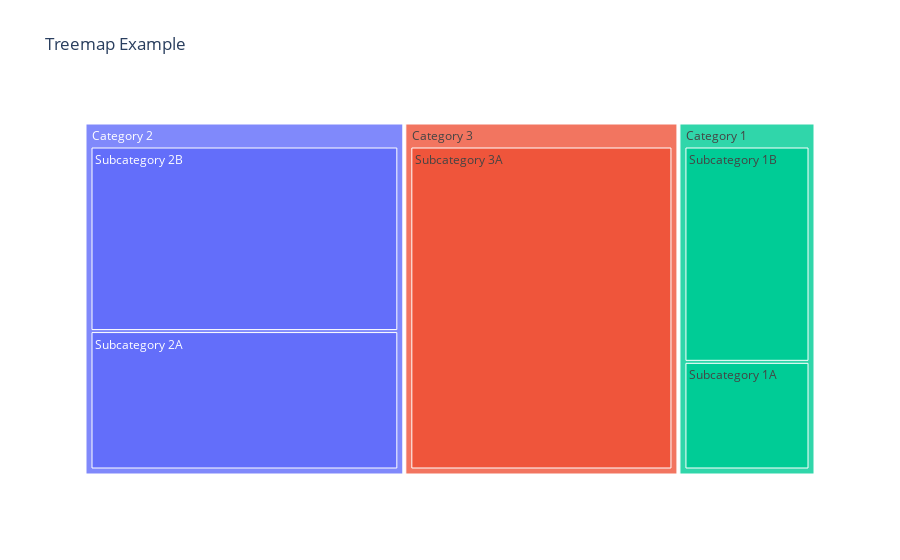

Notebook code cell kept with this figure:
### Code cell
data = {
    'Category': ['Category 1', 'Category 1', 'Category 2', 'Category 2', 'Category 3'],
    'Subcategory': ['Subcategory 1A', 'Subcategory 1B', 'Subcategory 2A', 'Subcategory 2B', 'Subcategory 3A'],
    'Value': [10, 20, 30, 40, 60]
}
df = pd.DataFrame(data)

fig = px.treemap(df,
    path=['Category', 'Subcategory'],  # Define hierarchical structure
    values='Value',  # Size of each rectangle
    title='Treemap Example')  # Title of the treemap

fig.show()

### Figure 1 — Plotly figure (JSON) as saved in the notebook; plotly's stock layout.template omitted (floating-point values rounded to 4 significant figures)
{"data": [{"branchvalues": "total", "domain": {"x": [0, 1], "y": [0, 1]}, "hovertemplate": "labels=%{label}<br>Value=%{value}<br>parent=%{parent}<br>id=%{id}<extra></extra>", "ids": ["Category 1/Subcategory 1A", "Category 1/Subcategory 1B", "Category 2/Subcategory 2A", "Category 2/Subcategory 2B", "Category 3/Subcategory 3A", "Category 1", "Category 2", "Category 3"], "labels": ["Subcategory 1A", "Subcategory 1B", "Subcategory 2A", "Subcategory 2B", "Subcategory 3A", "Category 1", "Category 2", "Category 3"], "name": "", "parents": ["Category 1", "Category 1", "Category 2", "Category 2", "Category 3", "", "", ""], "type": "treemap", "values": [10, 20, 30, 40, 60, 30, 70, 60]}], "layout": {"legend": {"tracegroupgap": 0}, "title": {"text": "Treemap Example"}}}
